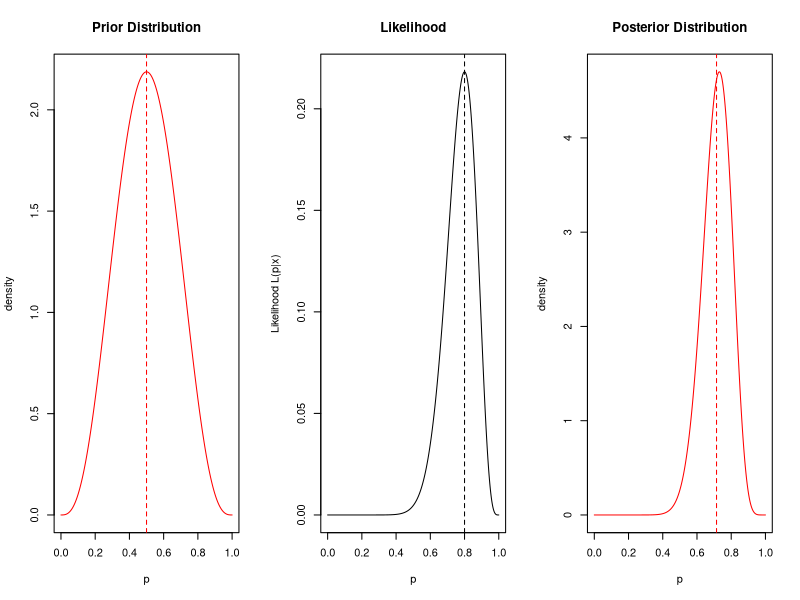
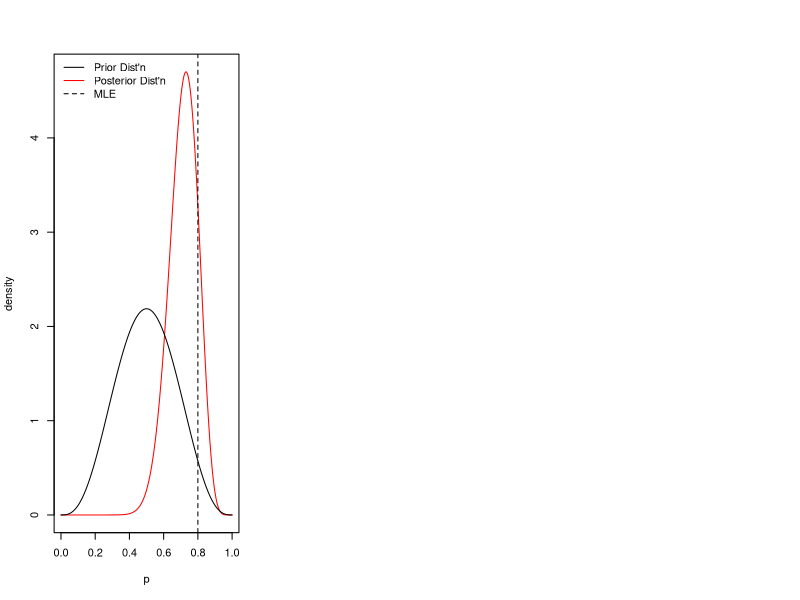

Generate these figures, in order, with R:
## ---- chunk 1
# Install these packages first
library(dplyr)
library(ggplot2)
library(tidyr)
library(knitr)
library(readr)
## ---- chunk 2
param1 <- 100
param2 <- 4
obs <- 16
n <- 20
obs2 <- 80
n2 <- 100
## ---- chunk 3
par(mfrow=c(1,3))
curve(dbeta(x, shape1 = param2, shape2 = param2), from=0, to=1, n=5000,
      xlab="p", ylab="density", main="Prior Distribution", col="red")
abline(v=0.5, lty=2, col="red")
curve(dbinom(x = obs, size = n, prob = x), from=0, to=1, n=5000,
      xlab="p", ylab="Likelihood L(p|x)", main="Likelihood")
abline(v=obs/n, lty=2)
curve(dbeta(x, shape1 = param2+obs, shape2 = param2+n-obs), from=0, to=1, n=5000,
      xlab="p", ylab="density", main="Posterior Distribution", col="red")
abline(v=(param2+obs)/(param2+param2+n), lty=2, col="red")
## ---- chunk 4
curve(dbeta(x, shape1 = param2+obs, shape2 = param2+n-obs), from=0, to=1, 
      n=5000, xlab="p", ylab="density", main="", col="red")
# abline(v=(param2+obs)/(param2+param2+n), lty=2, col="red")
abline(v=obs/n, lty=2)
curve(dbeta(x, shape1 = param2, shape2 = param2), n=5000, add=TRUE)
# abline(v=0.5, lty=2)
legend("topleft", legend=c("Prior Dist'n", "Posterior Dist'n", "MLE"), 
       lty=c(1, 1, 2), col=c("black", "red", "black"), bty="n")
